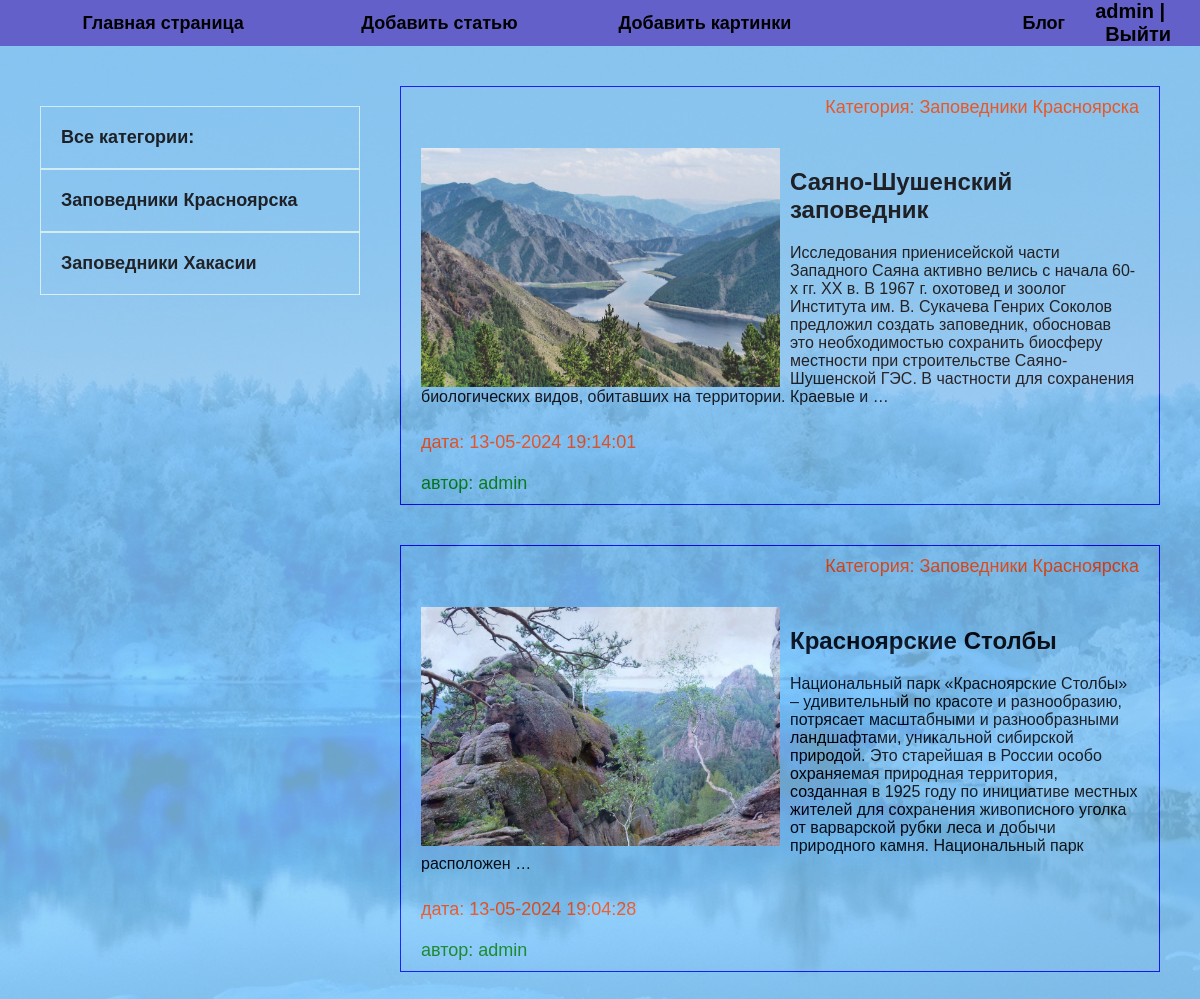
Screenshot of /category/zapovedniki-krasnoyarska/ (signed in) with the database file from the repository.
### blog/models.py (models this page shows, shortened)
class Category(models.Model):
    name = models.CharField(max_length=200, verbose_name="Категория")
    slug = models.SlugField(max_length=250, unique=True, verbose_name="URL")
    def __str__(self):
        return self.name
    def get_absolute_url(self):
        return reverse('category', kwargs={'cat_slug': self.slug})
    class Meta:
        verbose_name = 'категорию'
        verbose_name_plural = "Категории"

class Blog(models.Model):
    title = models.CharField(max_length=250, verbose_name="Название")
    slug = models.SlugField(max_length=260, unique=True, verbose_name="URL")
    body = models.TextField(blank=True, verbose_name="Контент")
    photo = models.ImageField(upload_to="photo/%Y/%m/%d/", blank=True, verbose_name="Фото")
    time_cre = models.DateTimeField(auto_now_add=True, verbose_name="Дата создания")
    time_up = models.DateTimeField(auto_now=True, verbose_name="Дата обновления")
    published = models.BooleanField(default=True, verbose_name="Публикация")
    cat = models.ForeignKey("Category", on_delete=models.PROTECT,
                            verbose_name="Категория")
    def get_absolute_url(self):
        return reverse('post', kwargs={'post_slug': self.slug})
    class Meta:
        verbose_name = 'новость'
        verbose_name_plural = "Новости"
        ordering = ['-time_cre']

### blog/views.py (the view)
# urls.py: path('category/<slug:cat_slug>/', BlogCategory.as_view(), name='category'),
class BlogCategory(DataMixin, ListView):
    model = Blog
    template_name = "blog/blog.html"
    context_object_name = 'posts'
    def get_queryset(self):
        return Blog.objects.filter(cat__slug=self.kwargs['cat_slug'], published=True).select_related('cat')
    def get_context_data(self, *, object_list=None, **kwargs):
        context = super().get_context_data(**kwargs)
        c = Category.objects.get(slug=self.kwargs['cat_slug'])
        c_def = self.get_user_context(title="Категория - " + str(c.name), cat_selected=c.pk)
        return dict(list(c_def.items()) + list(context.items()))

### blog/templatetags/blog_tags.py (called while the page is built)
@register.inclusion_tag('blog/list_cat.html')
def show_cat(sort=None, cat_sell=0):
    if not sort:
        cats = Category.objects.all
    else:
        cats = Category.objects.order_by(sort)
    return {'cats': cats, 'cat_selected': cat_sell}

### blog/utils.py (called while the page is built)
    def get_user_context(self, **kwargs):
        context = kwargs
        cats = Category.objects.all()
        user_menu = menu.copy()
        if not self.request.user.is_authenticated:
            user_menu.pop(1)
        context['menu'] = user_menu
        context['cat'] = cats
        if 'cat_selected' not in context:
            context['cat_selected'] = 0
        return context

### blog/templates/blog/blog.html
{% extends 'blog/base.html' %}
{% load static %}
{% block content %}
<ul>
    {% for p in posts %}
    <li>
        <p class="first">Категория: {{ p.cat }}</p>
        <div class="text">
            {% if p.photo %}
            <img class="img" src="{{ p.photo.url }}" alt="">
            {% endif %}
            <h2><a href="{{ p.get_absolute_url }}">{{p.title}}</a></h2>
            <p>{{ p.body|truncatewords:49.5 }}</p>
        </div>
        <p class="data">дата: {{ p.time_up|date:"d-m-Y H:i:s" }}</p>
        <p class="user">автор: {{ user.username }}</p>
    </li>
    {% endfor %}
</ul>
{% endblock %}

### blog/templates/blog/base.html (shortened to what this page needs)
<!DOCTYPE html>
{% load static %}
{% load blog_tags %}
<html lang="en">
<head>
    <link rel="stylesheet" href="{% static 'css/style.css' %}">
</head>
<body>
<div class="header">
    <div class="wrap">
        <ul class="mainmenu">
            {% for m in menu %}
            <li class="first">
                <a href="{% url m.url %}">{{ m.title }}</a>
            </li>
            {% endfor %}
            {% if request.user.is_authenticated %}
            <li class="logout">
                {{ user.username }} | <a href="{% url 'logout' %}">Выйти</a>
            </li>
            {% else %}
            <li class="login">
                <a href="{% url 'index' %}">Регистрация</a>|
                <a href="{% url 'login' %}">Войти</a>
            </li>
            {% endif %}
        </ul>
    </div>
</div>
<div class="content">
    <div class="wrap">
        <div class="sidebar">
            <ul>
                {% if cat_sell == 0 %}
                <li class="selec">Все категории:</li>
                {% else %}
                <li><a href="{% url 'blogs' %}">Все категории:</a></li>
                {% endif %}
                {% show_cat cat_sell=cat_sell %}
            </ul>
        </div>
        <div class="main">
            {% block content %}
            {% endblock %}
    </div>
</div>
</body>
</html>

### blog/templates/blog/list_cat.html
{% for c in cats %}
    {% if c.pk == cat_selected %}
    <li class="selected">{{ c.name }}</li>
    {% else %}
    <li><a href="{{ c.get_absolute_url }}">{{ c.name }}</a></li>
    {% endif %}
{% endfor %}

### blog/static/css/style.css (style rules this page uses)
body { margin: 0; padding: 0; font-family: Verdana, Geneva, Tahoma, sans-serif; background: url(asz.jpg); background-repeat: no-repeat; background-size: cover; background-position: center; background-attachment: fixed; margin: 0; padding: 0; font-family: Verdana, Geneva, Tahoma, sans-serif; }
.content { margin: top; }
.wrap { max-width: 1200px; margin: 0 auto; }
.content .wrap { background: lightskyblue; opacity: 0.8; padding: 40px; box-sizing: border-box; display: flex; }
ul { list-style: none; margin: 0; padding: 0; }
a { color: black; text-decoration: none; padding: 10px; }
.header { background: rgb(99, 97, 201); }
.mainmenu { display: flex; align-items: center; font-size: 20px; font-weight: bold; }
.first { flex-basis: 30%; text-align: right; }
.sidebar ul { width: 320px; margin-right: 40px; margin-top: 20px; }
.sidebar a { padding: 20px; display: block; border: 1px solid lightcyan; background: rgba(0, 0, 0, 0); font-weight: bold; font-size: 18px; }
.main li { border: 1px solid blue; margin-bottom: 40px; }
.first, .data { padding: 10px 20px; font-size: 18px; color: orangered; margin: 0; }
.user { padding: 10px 20px; font-size: 18px; color: green; margin: 0; }
.img { float: left; margin-right: 10px; max-width: 50%; }
.text { padding: 20px 20px 0; }
.text a { padding-left: 0; padding-top: 0; padding-bottom: 10px; padding: 0 0 10px 0; }

### rows the page displays
Category: name "Заповедники Красноярска"
Category: name "Заповедники Хакасии"
Blog: cat "Заповедники Красноярска", photo (picture), title "Саяно-Шушенский заповедник", body "Исследования приенисейской части Западного Саяна активно велись с начала 60-х гг. XX в. В 1967 г. охотовед и зоолог Института им. В. Сукачева Генрих Соколов предложил создать заповедник, обосновав это необходимостью сохранить биосферу местности при строительстве Саяно-Шушенской ГЭС. В частности для сохранения биологических видов, обитавших на территории. Краевые и …", time_up "13-05-2024 19:14:01"
Blog: cat "Заповедники Красноярска", photo (picture), title "Красноярские Столбы", body "Национальный парк «Красноярские Столбы» – удивительный по красоте и разнообразию, потрясает масштабными и разнообразными ландшафтами, уникальной сибирской природой. Это старейшая в России особо охраняемая природная территория, созданная в 1925 году по инициативе местных жителей для сохранения живописного уголка от варварской рубки леса и добычи природного камня. Национальный парк расположен …", time_up "13-05-2024 19:04:28"

### other values shown
{{ m.title }} "Главная страница" "Добавить статью" "Добавить картинки" "Блог"
{{ user.username }} "admin"
